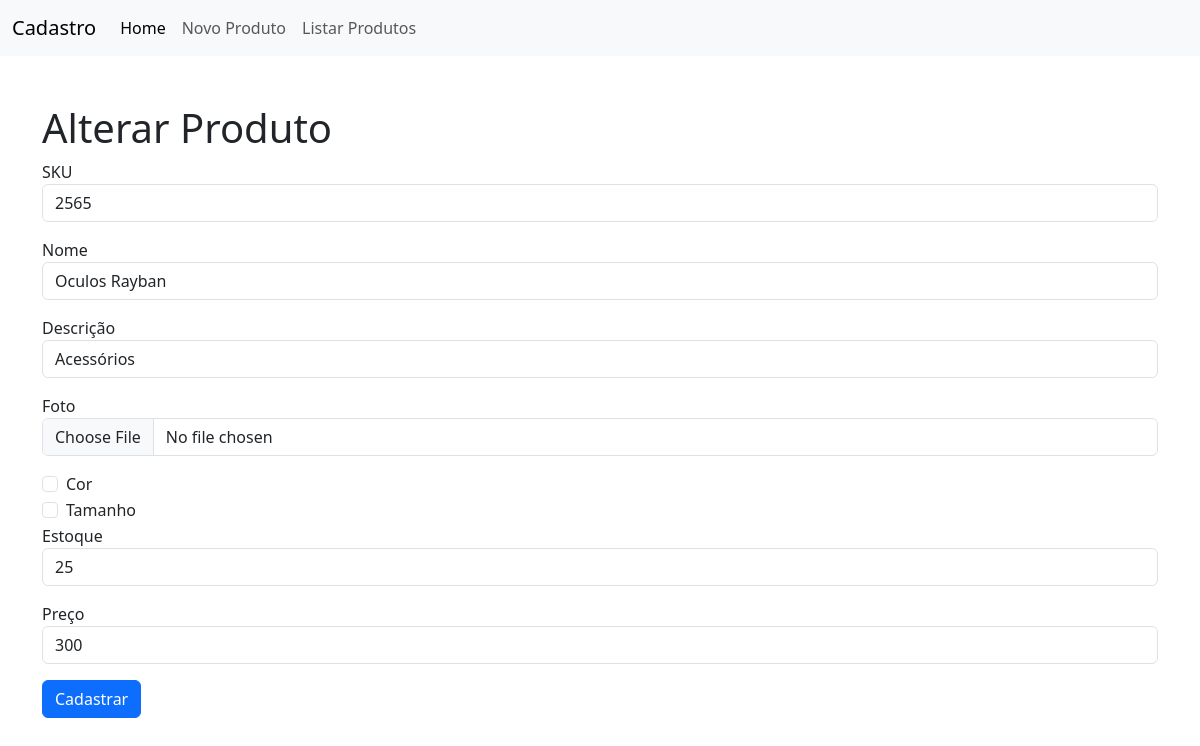
The page /?page=alterar&id=2565 on the database its author committed.
### tables this page shows
CREATE TABLE `produtos` (
  `sku` int(11) NOT NULL,
  `nome` varchar(45) NOT NULL,
  `foto` varchar(100) NOT NULL,
  `descricao` varchar(100) NOT NULL,
  `estoque` int(11) NOT NULL,
  `preco` double NOT NULL,
  `cor` int(11) NOT NULL,
  `tamanho` int(11) NOT NULL
);

### alterar-produto.php (the view, shortened to what this page needs)
<h1>Alterar Produto</h1>
<?php
    $sql = "SELECT * FROM produtos WHERE sku=".$_REQUEST['id'];
    $res = $conn->query($sql);
    $row = $res->fetch_object();
?>
<form action="?page=salvar" method="POST">
    <div class="mb-3">
      <label>SKU</label>
      <input type="text" name="sku" class="form-control"  value="<?php print $row->sku; ?>">
    </div>
    <div class="mb-3">
      <label>Nome</label>
      <input type="text" name="nome" class="form-control" value="<?php print $row->nome; ?>">
    </div>
    <div class="mb-3">
      <label>Descrição</label>
      <input type="text" name="descricao" class="form-control" value="<?php print $row->descricao; ?>">
    </div>
    <div class="mb-3">
      <label>Foto</label>
      <input class="form-control" name="foto" type="file" value="<?php print $row->foto; ?>">
    </div>
    <div class="form-check">
      <input class="form-check-input" type="checkbox" value="" id="checkCor">
      <label class="form-check-label" for="checkCor">Cor</label>
    </div>
    <div class="form-check">
      <input class="form-check-input" type="checkbox" value="" id="checkTamanho">
      <label class="form-check-label" for="checkTamanho">Tamanho</label>
    </div>
    <div class="mb-3">
      <label>Estoque</label>
      <input type="text" name="estoque" class="form-control" value="<?php print $row->estoque; ?>">
    </div>
    <div class="mb-3">
      <label>Preço</label>
      <input type="text" name="preco" class="form-control" value="<?php print $row->preco; ?>">
    </div>
    <div class="mb-3">
      <button type="submit" class="btn btn-primary">Cadastrar</button>
    </div>
  </form>

### rows shown on the page
produtos: sku "2565", nome "Oculos Rayban", descricao "Acessórios", estoque "25", preco "300"
